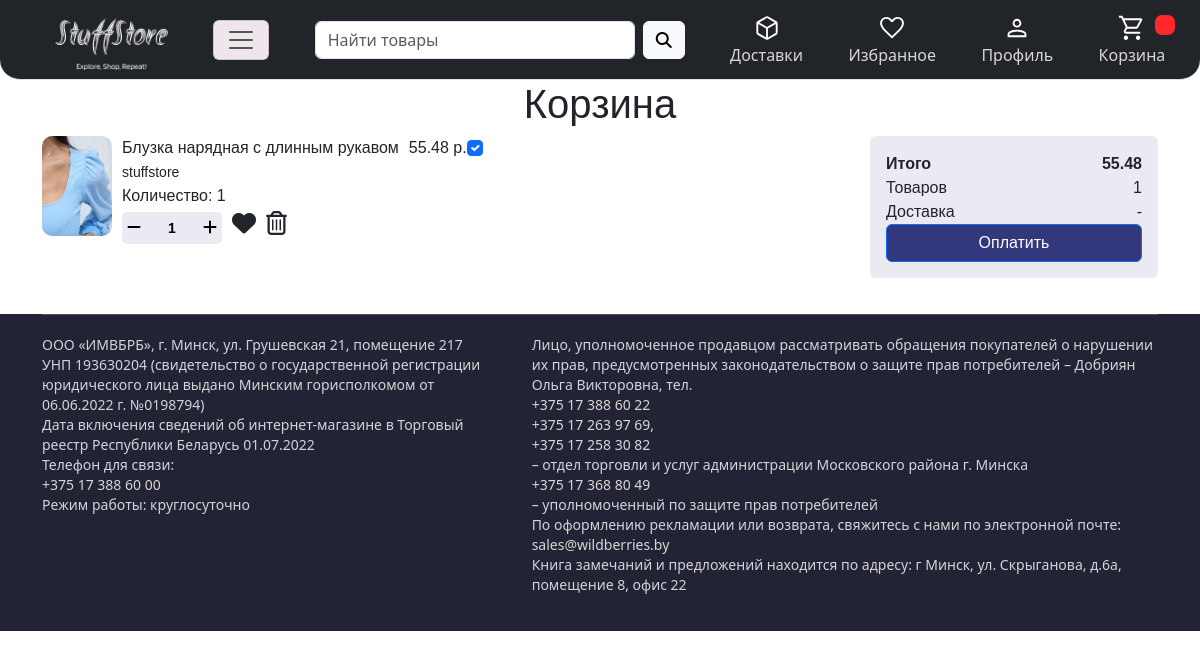
The page /basket/ (signed in) on the database as committed earlier.
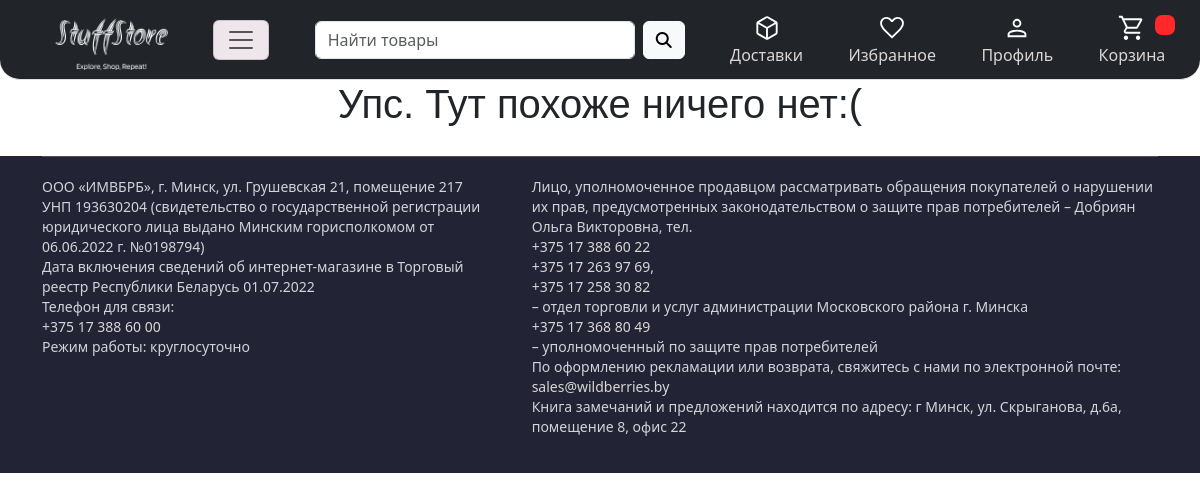
The same page on the database as committed later.
### basket/models.py (models this page shows, shortened)
class Basket(models.Model):
    user = models.ForeignKey(User, on_delete=models.CASCADE)
    product = models.ForeignKey(Product, on_delete=models.CASCADE, related_name='basket')
    quantity = models.IntegerField(default=0)
    selected_for_purchase = models.BooleanField(default=True)
    objects = BasketQueryset.as_manager()
    def sum(self):
        return self.product.price * self.quantity

### products/models.py (models this page shows, shortened)
class Product(models.Model):
    name = models.CharField(max_length=128)
    price = models.DecimalField(max_digits=10, decimal_places=2)
    description = models.TextField()
    quantity = models.PositiveIntegerField(default=0)
    slug = models.SlugField(max_length=255, unique=True, db_index=True)
    subcategory = models.ForeignKey(to=SubCategory, on_delete=models.PROTECT)

class ProductImages(models.Model):
    product = models.ForeignKey(to=Product, on_delete=models.PROTECT, related_name='images')
    image = models.ImageField(upload_to='products_images')

### basket/views.py (the view)
# urls.py: path('basket/', basket_products, name='basket'),
@login_required
def basket_products(request):
    basket = Basket.objects.filter(user=request.user)
    context = {'title': 'StuffStore - Корзина', 'basket_products': basket,
               'favorites_products': list(
                   *list(zip(*Favorites.objects.filter(user=request.user).values_list('product'))))}
    return render(request, 'basket/basket.html', context=context)

### basket/models.py (called while the page is built)
    def total_sum(self):
        return sum(basket.sum() for basket in self if basket.selected_for_purchase)

    def total_quantity(self):
        return sum(basket.quantity for basket in self)

### basket/templates/basket/basket.html (shortened to what the changed rows need)
{% extends 'products/base.html' %}
{% block content %}
    {% if basket_products %}
        <div style="text-align: center;">
            <h1>Корзина</h1>
        </div>
        <div style="display: flex; justify-content: space-between;">
            <div class="list-group" style="justify-content: space-between;">
                {% for basket in basket_products %}
                    <div style="display: flex; margin-bottom: 10px; justify-content: space-between; max-width: 800px;">
                        <div style="display: flex;">
                            <div style="margin-right: 10px;">
                                <img src="{{ basket.product.images.all.1.image.url }}" alt="Image" height="100"
                                     width="70"
                                     style="border-radius: 10px;">
                            </div>
                            <div style="margin-right: 10px;">
                                <h7 class="mb-1">{{ basket.product.name }}</h7>
                                <p style="margin: 0;"><small>stuffstore</small></p>
                                <p class="mb-1">Количество: {{ basket.quantity }}</p>
                                <div style="display: flex;">
                                    <div style="background-color: rgba(51, 56, 124, 0.1); width: max-content; border-radius: 5px;">
                                        <button style="border: none; background: none; padding: 0px 0px 0px 5px;"><a
                                                href="{% url 'basket:minus_product_to_basket' basket.product.pk %}"
                                                style="all: unset;"><i class="fa-solid fa-minus"></i></a></button>
                                        <input type="text"
                                               style="width: 53px; height: 32px; font-size: 14px; font-weight: 700; border: none; background: none; padding: 0; text-align: center;"
                                               value="{{ basket.quantity }}">
                                        <button style="border: none; background: none; padding: 0px 5px 0px 0px;"><a
                                                href="{% url 'basket:add_product_to_basket' basket.product.pk %}"
                                                style="all: unset;"><i class="fa-solid fa-plus"></i></a></button>
                                    </div>
                                    <div style="padding-left: 10px;">
                                        <a href="{% url 'basket:add_product_to_favorites' basket.product.pk %}"
                                           style="all: unset;">
                                            <i class="{% if basket.product.pk in favorites_products %}
                                            fa-solid{% else %}fa-regular{% endif %} fa-heart fa-xl add_to_favourite">
                                            </i></a>
                                    </div>
                                    <div style="padding-left: 10px;">
                                        <a href="{% url 'basket:delete_product_from_basket' basket.pk %}"
                                           style="all: unset;"><i
                                                class="fa-regular fa-trash-can fa-xl add_to_favourite"></i></a>
                                    </div>
                                </div>
                            </div>
                        </div>
                        <div style="display: flex;">
                            <div style="width: max-content; text-align: right;">{{ basket.sum }} р.</div>
                            <div class="form-check">
                                {% if basket.selected_for_purchase %}
                                    <input class="form-check-input" type="checkbox" value="" id="flexCheckChecked"
                                           checked
                                           onclick="window.location.assign('{% url "basket:selected_for_purchase" basket.pk %}')">
                                {% else %}
                                    <a href="{% url 'basket:selected_for_purchase' basket.pk %}"><input
                                            class="form-check-input"
                                            type="checkbox" value="" id="flexCheckChecked"
                                            onclick="window.location.assign('{% url "basket:selected_for_purchase" basket.pk %}')"></a>
                                {% endif %}
                            </div>
                        </div>
                    </div>
                {% endfor %}
            </div>
            <div class="card text mb-3"
                 style="width: 18rem; align-self: flex-start; background-color: rgba(51, 56, 124, 0.1); border: none;">
                <div class="card-body">
                    <div style="display: flex; justify-content: space-between;">
                        <span style="font-weight: bold;">Итого</span> <span style="font-weight: bold;">{{ basket_products.total_sum }} </span>
                    </div>
                    <div style="display: flex; justify-content: space-between;">
                        <span>Товаров</span> <span> {{ basket_products.total_quantity }}</span>
                    </div>
                    <div style="display: flex; justify-content: space-between;">
                        <span>Доставка</span> <span>-</span>
                    </div>
                    <div style="display: flex; justify-content: center;">
                        <button type="button" class="btn btn-primary"
                                style="width: 100%; background-color: rgb(51, 56, 124);">
                            <a href="{% url 'orders:order' %}" style="color: white; text-decoration: none;">Оплатить</a>
                        </button>
                    </div>
                </div>
            </div>
        </div>
    {% else %}
        <div style="text-align: center;">
            <h1>Упс. Тут похоже ничего нет:(</h1>
        </div>
    {% endif %}
{% endblock %}

Rows that differ between the two databases and show on the page:
removed Basket: product.images.all.1.image (picture), product.name "Блузка нарядная с длинным рукавом", quantity "1", sum "55.48", total_sum "55.48", total_quantity "1"
Other text that changed with them:
text no longer shown: "Корзина Итого Товаров Доставка - Оплатить"
text now shown: "Упс. Тут похоже ничего нет:("
